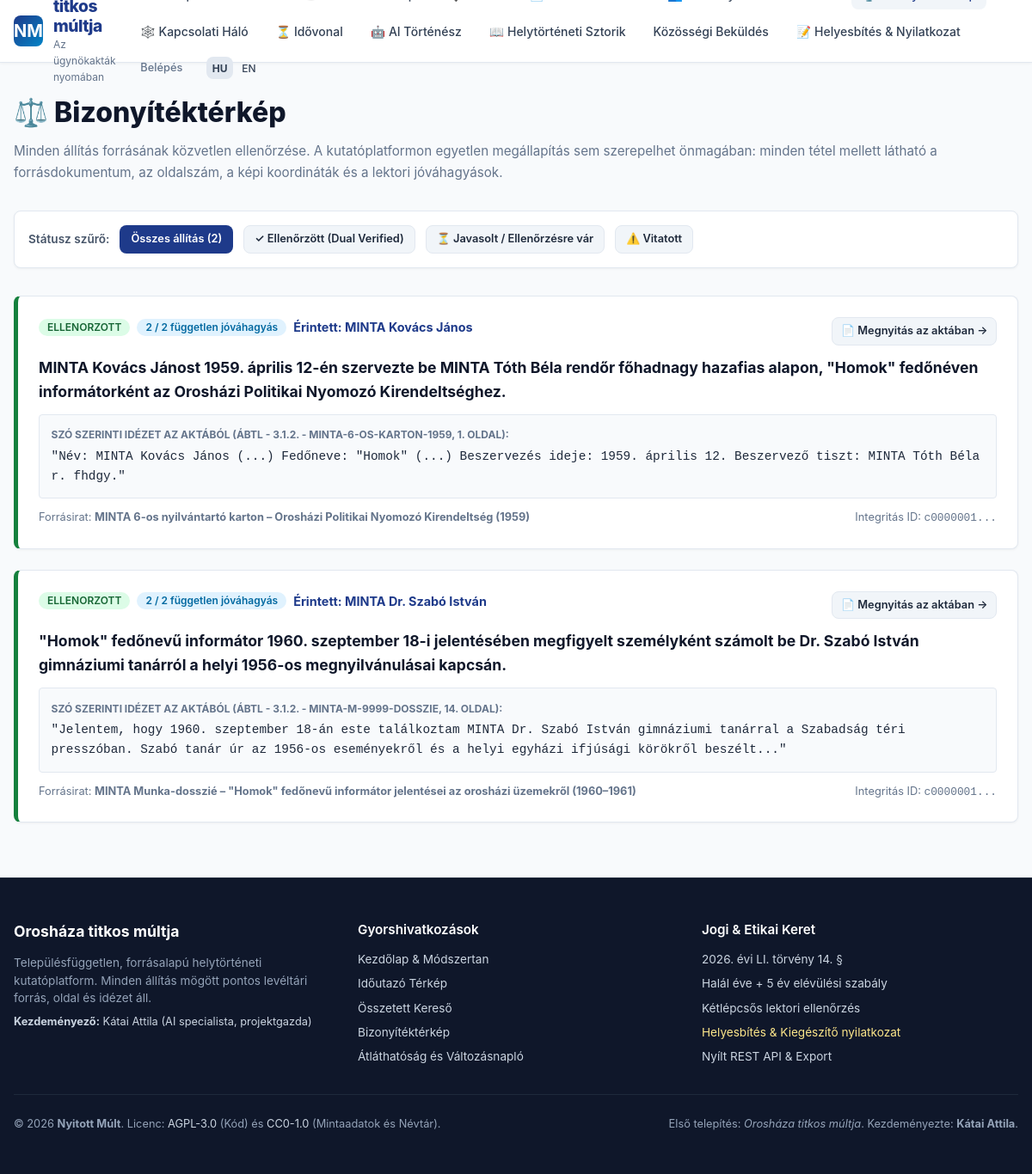
Screenshot of /bizonyitekterkep with the database file from the repository.
### tables this page shows
CREATE TABLE IF NOT EXISTS `claims` (
  `id` CHAR(36) NOT NULL,
  `document_id` CHAR(36) NOT NULL,
  `page_id` CHAR(36) NOT NULL,
  `quote` TEXT NOT NULL,
  `bounding_box` JSON NULL,
  `statement` TEXT NOT NULL,
  `subject_entity_id` CHAR(36) NULL,
  `status` ENUM('javasolt', 'ellenorzott', 'vitatott') NOT NULL DEFAULT 'javasolt',
  `ai_generated` TINYINT(1) NOT NULL DEFAULT 0,
  `confidence_score` FLOAT NOT NULL DEFAULT 1.0,
  `created_by` CHAR(36) NULL,
  `created_at` DATETIME NOT NULL DEFAULT CURRENT_TIMESTAMP,
  `updated_at` DATETIME NOT NULL DEFAULT CURRENT_TIMESTAMP ON UPDATE CURRENT_TIMESTAMP,
  PRIMARY KEY (`id`),
  CONSTRAINT `fk_claim_doc` FOREIGN KEY (`document_id`) REFERENCES `source_documents` (`id`) ON DELETE CASCADE,
  CONSTRAINT `fk_claim_page` FOREIGN KEY (`page_id`) REFERENCES `pages` (`id`) ON DELETE CASCADE,
  CONSTRAINT `fk_claim_entity` FOREIGN KEY (`subject_entity_id`) REFERENCES `entities` (`id`) ON DELETE SET NULL,
  CONSTRAINT `fk_claim_creator` FOREIGN KEY (`created_by`) REFERENCES `users` (`id`) ON DELETE SET NULL,
  INDEX `idx_claim_status` (`status`)
);

CREATE TABLE IF NOT EXISTS `entities` (
  `id` CHAR(36) NOT NULL,
  `type` ENUM('person', 'organization', 'place', 'event', 'codename') NOT NULL,
  `canonical_name` VARCHAR(255) NOT NULL,
  `aliases` JSON NULL,
  `time_range_start` DATE NULL,
  `time_range_end` DATE NULL,
  `metadata` JSON NULL,
  `is_sample` TINYINT(1) NOT NULL DEFAULT 0,
  `created_at` DATETIME NOT NULL DEFAULT CURRENT_TIMESTAMP,
  `updated_at` DATETIME NOT NULL DEFAULT CURRENT_TIMESTAMP ON UPDATE CURRENT_TIMESTAMP,
  PRIMARY KEY (`id`),
  INDEX `idx_entity_type` (`type`),
  INDEX `idx_canonical_name` (`canonical_name`(191))
);

CREATE TABLE IF NOT EXISTS `source_documents` (
  `id` CHAR(36) NOT NULL,
  `archive_code` VARCHAR(128) NOT NULL UNIQUE,
  `document_type` ENUM(
    '6_os_karton',
    'b_naplo',
    'h_adattar',
    'b_dosszie',
    'm_dosszie',
    'o_dosszie',
    'vizsgalati_dosszie',
    'egyeb'
  ) NOT NULL,
  `title` VARCHAR(255) NOT NULL,
  `date_created` DATE NULL,
  `original_url` TEXT NULL,
  `downloaded_at` DATETIME NULL,
  `sha256_hash` CHAR(64) NULL,
  `license_note` TEXT NULL,
  `created_at` DATETIME NOT NULL DEFAULT CURRENT_TIMESTAMP,
  `updated_at` DATETIME NOT NULL DEFAULT CURRENT_TIMESTAMP ON UPDATE CURRENT_TIMESTAMP,
  PRIMARY KEY (`id`),
  INDEX `idx_doc_type` (`document_type`),
  INDEX `idx_date_created` (`date_created`)
);

CREATE TABLE IF NOT EXISTS `pages` (
  `id` CHAR(36) NOT NULL,
  `document_id` CHAR(36) NOT NULL,
  `page_number` INT NOT NULL,
  `image_path` VARCHAR(255) NOT NULL,
  `thumbnail_path` VARCHAR(255) NULL,
  `ocr_text_raw` MEDIUMTEXT NULL,
  `ocr_text_corrected` MEDIUMTEXT NULL,
  `ocr_confidence` FLOAT NOT NULL DEFAULT 1.0,
  `ocr_boxes_json` JSON NULL,
  `embedding_vector` JSON NULL,
  `version` INT NOT NULL DEFAULT 1,
  `created_at` DATETIME NOT NULL DEFAULT CURRENT_TIMESTAMP,
  `updated_at` DATETIME NOT NULL DEFAULT CURRENT_TIMESTAMP ON UPDATE CURRENT_TIMESTAMP,
  PRIMARY KEY (`id`),
  UNIQUE KEY `idx_doc_page` (`document_id`, `page_number`),
  CONSTRAINT `fk_page_doc` FOREIGN KEY (`document_id`) REFERENCES `source_documents` (`id`) ON DELETE CASCADE
);

### public_html/index.php (called while the page is built, shortened)
<?php
require_once __DIR__ . '/src/Database.php';
require_once __DIR__ . '/src/i18n.php';
Router::dispatch();

### public_html/src/i18n.php (called while the page is built, shortened)
<?php
    class I18n
    {
        private static string $currentLocale = 'hu';
        private static array $translations = [];
        public static function init(): void
        {
            if (isset($_GET['lang']) && in_array($_GET['lang'], ['hu', 'en'], true)) {
                self::$currentLocale = $_GET['lang'];
                $_SESSION['lang'] = self::$currentLocale;
            } elseif (isset($_SESSION['lang']) && in_array($_SESSION['lang'], ['hu', 'en'], true)) {
                self::$currentLocale = $_SESSION['lang'];
            } else {
                self::$currentLocale = defined('DEFAULT_LOCALE') ? DEFAULT_LOCALE : 'hu';
            }
        }
        private static function loadLocale(string $locale): void
        {
            $filePath = dirname(__DIR__) . '/locales/' . $locale . '.json';
            if (file_exists($filePath)) {
                $data = json_decode(file_get_contents($filePath), true);
                if (is_array($data)) {
                    self::$translations[$locale] = $data;
                }
            }
        }
        public static function trans(string $key, array $replace = []): string
        {
            $locale = self::$currentLocale;
            $parts = explode('.', $key);
            $current = self::$translations[$locale] ?? [];
            foreach ($parts as $part) {
                if (is_array($current) && isset($current[$part])) {
                    $current = $current[$part];
                } else {
                    return self::fallbackTrans($key, $replace);
                }
            }
            $text = is_string($current) ? $current : $key;
            return $text;
        }
    }
    if (!function_exists('__')) {
        function __(string $key, array $replace = []): string
        {
            return \NyitottMult\I18n::trans($key, $replace);
        }
    }

### public_html/src/Database.php (called while the page is built, shortened)
<?php
class Database
{
    private static ?PDO $instance = null;
    public static function getConnection(): ?PDO
    {
        try {
            $dsn = sprintf(
                'mysql:host=%s;port=%d;dbname=%s;charset=%s',
                DB_HOST,
                DB_PORT,
                DB_NAME,
                DB_CHARSET
            );
            $options = [
                PDO::ATTR_ERRMODE => PDO::ERRMODE_EXCEPTION,
                PDO::ATTR_DEFAULT_FETCH_MODE => PDO::FETCH_ASSOC,
                PDO::ATTR_EMULATE_PREPARES => false,
                PDO::MYSQL_ATTR_INIT_COMMAND => "SET NAMES utf8mb4 COLLATE utf8mb4_unicode_ci"
            ];
            self::$instance = new PDO($dsn, DB_USER, DB_PASS, $options);
            return self::$instance;
        } catch (PDOException $e) {
            self::$lastError = $e->getMessage();
            error_log('[DB Error] ' . $e->getMessage());
            return null;
        }
    }
    public static function query(string $sql, array $params = []): array
    {
        $db = self::getConnection();
        $stmt = $db->prepare($sql);
        $stmt->execute($params);
        return $stmt->fetchAll();
    }
}

### public_html/views/evidence_map.php (the view, shortened to what this page needs)
<?php
include __DIR__ . '/layout/header.php';
$statusFilter = $_GET['status'] ?? '';
$sql = "SELECT c.*, d.archive_code, d.title as doc_title, p.page_number, p.thumbnail_path,
               e.canonical_name as subject_name,
               (SELECT COUNT(*) FROM claim_verifications cv WHERE cv.claim_id = c.id AND cv.decision = 'approved') as verifier_count
        FROM claims c
        JOIN source_documents d ON c.document_id = d.id
        JOIN pages p ON c.page_id = p.id
        LEFT JOIN entities e ON c.subject_entity_id = e.id
        WHERE 1=1";
$params = [];
$sql .= " ORDER BY c.created_at DESC";
$claims = Database::query($sql, $params);
?>
<div style="margin-bottom: 2rem;">
    <h1 style="font-size: 2rem; font-weight: 800; color: #0f172a; margin-bottom: 0.5rem;">
        ⚖️ <?= __('evidence.title') ?>
    </h1>
    <p style="color: var(--text-muted); font-size: 0.95rem;">
        <?= __('evidence.subtitle') ?>. A kutatóplatformon egyetlen megállapítás sem szerepelhet önmagában: minden tétel mellett látható a forrásdokumentum, az oldalszám, a képi koordináták és a lektori jóváhagyások.
    </p>
</div>
<div class="card" style="margin-bottom: 2rem; padding: 1rem; display: flex; gap: 0.75rem; align-items: center; flex-wrap: wrap;">
    <span style="font-size: 0.85rem; font-weight: 600; color: #475569;">Státusz szűrő:</span>
    <a href="/bizonyitekterkep" class="btn btn-<?= $statusFilter === '' ? 'primary' : 'secondary' ?>" style="font-size: 0.8rem; padding: 0.35rem 0.75rem;">
        Összes állítás (<?= count($claims) ?>)
    </a>
    <a href="/bizonyitekterkep?status=ellenorzott" class="btn btn-<?= $statusFilter === 'ellenorzott' ? 'primary' : 'secondary' ?>" style="font-size: 0.8rem; padding: 0.35rem 0.75rem;">
        ✓ Ellenőrzött (Dual Verified)
    </a>
    <a href="/bizonyitekterkep?status=javasolt" class="btn btn-<?= $statusFilter === 'javasolt' ? 'primary' : 'secondary' ?>" style="font-size: 0.8rem; padding: 0.35rem 0.75rem;">
        ⏳ Javasolt / Ellenőrzésre vár
    </a>
    <a href="/bizonyitekterkep?status=vitatott" class="btn btn-<?= $statusFilter === 'vitatott' ? 'primary' : 'secondary' ?>" style="font-size: 0.8rem; padding: 0.35rem 0.75rem;">
        ⚠️ Vitatott
    </a>
</div>
<div style="display: flex; flex-direction: column; gap: 1.5rem;">
    <?php foreach ($claims as $c): ?>
        <div class="card" style="border-left: 5px solid <?= $c['status'] === 'ellenorzott' ? 'var(--success)' : ($c['status'] === 'vitatott' ? 'var(--danger)' : 'var(--warning)') ?>;">
            <div style="display: flex; justify-content: space-between; align-items: flex-start; margin-bottom: 0.75rem; flex-wrap: wrap; gap: 0.5rem;">
                <div style="display: flex; gap: 0.5rem; align-items: center;">
                    <span class="badge badge-<?= $c['status'] === 'ellenorzott' ? 'verified' : ($c['status'] === 'vitatott' ? 'agent' : 'officer') ?>">
                        <?= htmlspecialchars(strtoupper($c['status'])) ?>
                    </span>
                    <span class="badge" style="background: #e0f2fe; color: #0369a1;">
                        <?= (int)$c['verifier_count'] ?> / 2 független jóváhagyás
                    </span>
                    <?php if (!empty($c['subject_name'])): ?>
                        <span style="font-size: 0.9rem; font-weight: 700; color: var(--primary);">
                            Érintett: <?= htmlspecialchars($c['subject_name']) ?>
                        </span>
                    <?php endif; ?>
                </div>
                <a href="/dokumentumok/<?= urlencode($c['document_id']) ?>?page=<?= (int)$c['page_number'] ?>"
                   class="btn btn-secondary" style="font-size: 0.8rem; padding: 0.3rem 0.6rem;">
                    📄 Megnyitás az aktában &rarr;
                </a>
            </div>
            <div style="margin-bottom: 0.75rem;">
                <h3 style="font-size: 1.1rem; font-weight: 700; color: #0f172a; margin-bottom: 0.35rem;">
                    <?= htmlspecialchars($c['statement']) ?>
                </h3>
            </div>
            <div style="background: #f8fafc; border: 1px solid var(--border); border-radius: 4px; padding: 0.85rem; margin-bottom: 0.75rem;">
                <div style="font-size: 0.75rem; font-weight: 700; color: #64748b; margin-bottom: 0.25rem; text-transform: uppercase;">
                    <?= __('evidence.quote') ?> (<?= htmlspecialchars($c['archive_code']) ?>, <?= (int)$c['page_number'] ?>. oldal):
                </div>
                <blockquote style="font-size: 0.9rem; font-family: monospace; color: #1e293b; line-height: 1.6;">
                    "<?= htmlspecialchars($c['quote']) ?>"
                </blockquote>
            </div>
            <div style="display: flex; justify-content: space-between; font-size: 0.8rem; color: var(--text-muted);">
                <span>Forrásirat: <strong><?= htmlspecialchars($c['doc_title']) ?></strong></span>
                <span>Integritás ID: <span style="font-family: monospace;"><?= substr($c['id'], 0, 8) ?>...</span></span>
            </div>
        </div>
    <?php endforeach; ?>
</div>
<?php include __DIR__ . '/layout/footer.php'; ?>

### rows the page displays
claims: status "ELLENORZOTT", verifier_count "2", subject_entity.canonical_name "MINTA Kovács János", statement "MINTA Kovács Jánost 1959. április 12-én szervezte be MINTA Tóth Béla rendőr főhadnagy hazafias alapon, \"Homok\" fedőnéven informátorként az Orosházi Politikai Nyomozó Kirendeltséghez.", document.archive_code "ÁBTL - 3.1.2. - MINTA-6-OS-KARTON-1959", page.page_number "1", quote "Név: MINTA Kovács János (...) Fedőneve: \"Homok\" (...) Beszervezés ideje: 1959. április 12. Beszervező tiszt: MINTA Tóth Béla r. fhdgy.", document.title "MINTA 6-os nyilvántartó karton – Orosházi Politikai Nyomozó Kirendeltség (1959)", id "c0000001"
claims: status "ELLENORZOTT", verifier_count "2", subject_entity.canonical_name "MINTA Dr. Szabó István", statement "\"Homok\" fedőnevű informátor 1960. szeptember 18-i jelentésében megfigyelt személyként számolt be Dr. Szabó István gimnáziumi tanárról a helyi 1956-os megnyilvánulásai kapcsán.", document.archive_code "ÁBTL - 3.1.2. - MINTA-M-9999-DOSSZIE", page.page_number "14", quote "Jelentem, hogy 1960. szeptember 18-án este találkoztam MINTA Dr. Szabó István gimnáziumi tanárral a Szabadság téri presszóban. Szabó tanár úr az 1956-os eseményekről és a helyi egyházi ifjúsági körökről beszélt...", document.title "MINTA Munka-dosszié – \"Homok\" fedőnevű informátor jelentései az orosházi üzemekről (1960–1961)", id "c0000001"

### other values shown
$siteConfig['site']['subtitle'] "Az ügynökakták nyomában"
__('nav.network') "Kapcsolati Háló"
__('nav.timeline') "Idővonal"
__('nav.ai_historian') "AI Történész"
__('nav.stories') "Helytörténeti Sztorik"
__('nav.community') "Közösségi Beküldés"
__('nav.correction') "Helyesbítés & Nyilatkozat"
__('evidence.title') "Bizonyítéktérkép"
__('evidence.subtitle') "Minden állítás forrásának közvetlen ellenőrzése"
count($claims) "2"
$siteConfig['site']['name'] "Orosháza titkos múltja"
$siteConfig['site']['initiator']['name'] "Kátai Attila"
$siteConfig['site']['initiator']['title'] "AI specialista, projektgazda"
